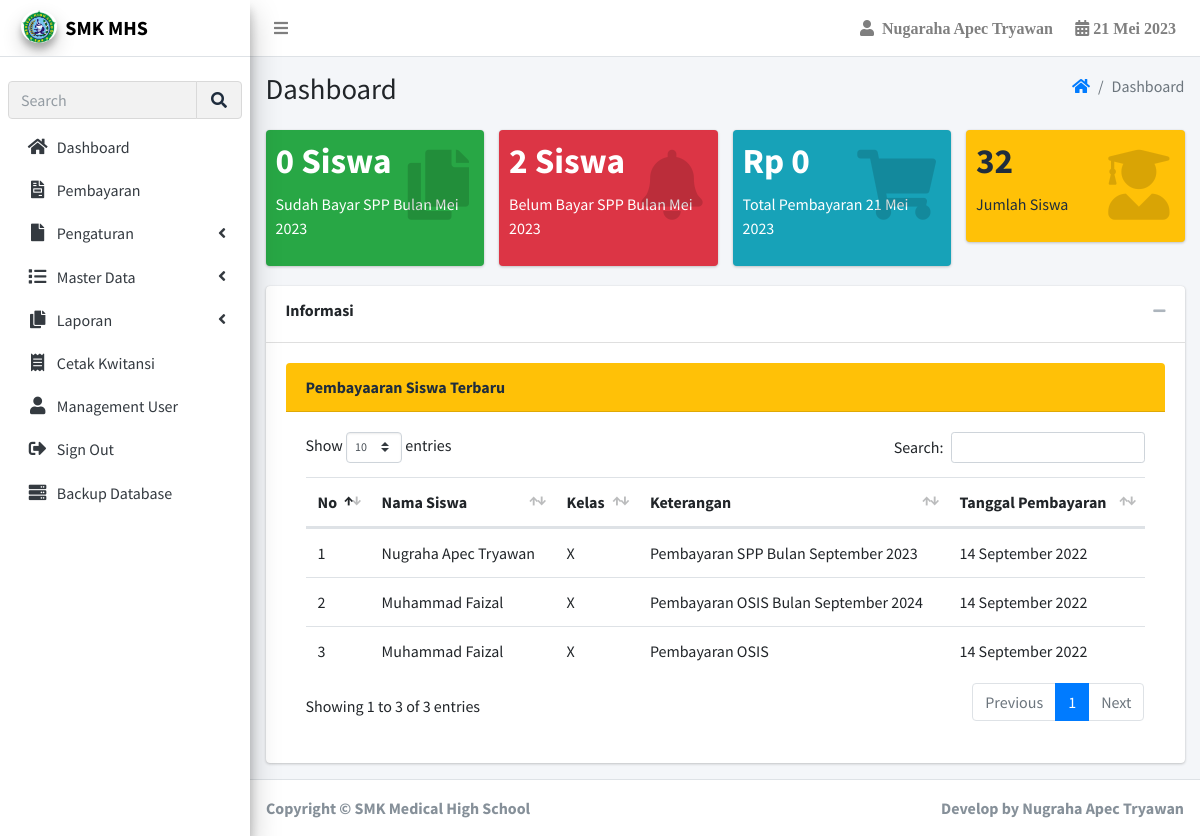
The page /admin/home (signed in) on the database its author committed.
### tables this page shows
CREATE TABLE `siswa` (
  `nisn` int(15) NOT NULL,
  `nis` int(15) NOT NULL,
  `nama_siswa` char(50) NOT NULL,
  `tempat` char(30) NOT NULL,
  `tanggal_lahir` date DEFAULT NULL,
  `ibu` char(50) NOT NULL,
  `ayah` char(50) NOT NULL,
  `jk` char(10) NOT NULL,
  `kelas` int(3) NOT NULL,
  `nohp` varchar(13) NOT NULL,
  `alamat` text NOT NULL,
  `status` int(1) NOT NULL,
  `id_tahun` int(10) NOT NULL,
  PRIMARY KEY (`nisn`)
);

CREATE TABLE `kelas` (
  `id_kelas` int(9) NOT NULL AUTO_INCREMENT,
  `nama_kelas` varchar(9) NOT NULL,
  PRIMARY KEY (`id_kelas`)
);

CREATE TABLE `pos` (
  `id_pos` int(10) NOT NULL AUTO_INCREMENT,
  `nama_pos` varchar(30) NOT NULL,
  `keterangan_pos` varchar(40) NOT NULL,
  PRIMARY KEY (`id_pos`)
);

CREATE TABLE `bulan` (
  `id_bulan` int(10) NOT NULL AUTO_INCREMENT,
  `nama_bulan` char(30) NOT NULL,
  PRIMARY KEY (`id_bulan`)
);

CREATE TABLE `tahun` (
  `id_tahun` int(4) NOT NULL AUTO_INCREMENT,
  `tahun_awal` int(6) NOT NULL,
  `tahun_akhir` int(6) NOT NULL,
  PRIMARY KEY (`id_tahun`)
);

CREATE TABLE `coba` (
  `id_coba` int(10) NOT NULL AUTO_INCREMENT,
  `id_pos` int(3) NOT NULL,
  `nisn` int(20) NOT NULL,
  `id_kelas` int(10) NOT NULL,
  `id_bulan` int(10) NOT NULL,
  `id_tahun` int(3) NOT NULL,
  `biaya` int(20) NOT NULL,
  `status_pay` int(1) NOT NULL,
  `tanggal` date NOT NULL,
  PRIMARY KEY (`id_coba`)
);

CREATE TABLE `lain_pay_proses` (
  `id_proses` int(20) NOT NULL AUTO_INCREMENT,
  `nisn` int(20) NOT NULL,
  `nis` int(20) NOT NULL,
  `id_pay` int(20) NOT NULL,
  `id_kelas_pay` int(20) NOT NULL,
  `id_tahun_pay` int(20) NOT NULL,
  `tanggal` date NOT NULL,
  `biaya` int(20) NOT NULL,
  `keterangan` varchar(100) NOT NULL,
  `status_pay` int(1) NOT NULL,
  PRIMARY KEY (`id_proses`)
);

### dist/indo1.php (called while the page is built)
<?php
function tgl_indo($tanggal)
{
	$bulan = array(
		1 =>   'Januari',
		'Februari',
		'Maret',
		'April',
		'Mei',
		'Juni',
		'Juli',
		'Agustus',
		'September',
		'Oktober',
		'November',
		'Desember'
	);
	$pecahkan = explode('-', $tanggal);
	return $pecahkan[2] . ' ' . $bulan[(int)$pecahkan[1]] . ' ' . $pecahkan[0];
}

### dist/indo.php (called while the page is built)
<?php
function indo($tanggal)
{
	$bulan = array(
		1 =>   'Januari',
		'Februari',
		'Maret',
		'April',
		'Mei',
		'Juni',
		'Juli',
		'Agustus',
		'September',
		'Oktober',
		'November',
		'Desember'
	);
	$pecahkan = explode('-', $tanggal);
	return $bulan[(int)$pecahkan[1]] . ' ' . $pecahkan[0];
}

### admin/home.php (the view, shortened to what this page needs)
<?php
require '../conn/config.php';
include '../dist/header.php';
include '../dist/nav.php';
include '../dist/sidebar.php';
include '../dist/indo.php';
$date = date('m');
$tanggal = date('Y-m-d');
?>
<div class="content-wrapper">
  <div class="content-header">
    <div class="container-fluid">
      <div class="row mb-2">
        <div class="col-sm-6">
          <h1 class="m-0">Dashboard</h1>
        </div>
        <div class="col-sm-6">
          <ol class="breadcrumb float-sm-right">
            <li class="breadcrumb-item"><a href="home"><i class="fas fa-home"></i></a></li>
            <li class="breadcrumb-item active">Dashboard</li>
          </ol>
        </div>
      </div>
    </div>
  </div>
  <section class="content">
    <div class="container-fluid">
      <div class="row">
        <?php
        $result = $koneksi->query("SELECT COUNT(*) FROM coba WHERE nisn AND id_pos ='2' AND status_pay = '1' AND id_bulan = $date");
        $data = $result->fetch_row();
        ?>
        <div class="col-12 col-sm-6 col-md-3">
          <div class="small-box bg-success">
            <div class="inner">
              <h3> <?= $data[0] ?> Siswa </h3>
              <p>Sudah Bayar SPP Bulan <?php echo indo(date('Y-m')); ?></p>
            </div>
            <div class="icon">
              <i class="fas fa-copy"></i>
            </div>
          </div>
        </div>
        <?php
        $result = $koneksi->query("SELECT COUNT(*) FROM coba WHERE nisn AND id_pos ='2' AND status_pay = '0' AND id_bulan = $date");
        $data = $result->fetch_row();
        ?>
        <div class="col-12 col-sm-6 col-md-3">
          <div class="small-box bg-danger">
            <div class="inner">
              <h3> <?= $data[0] ?> Siswa </h3>
              <p>Belum Bayar SPP Bulan <?php echo indo(date('Y-m')); ?></p>
            </div>
            <div class="icon">
              <i class="fas fa-bell"></i>
            </div>
          </div>
        </div>
        <?php
        $query = mysqli_query($koneksi, "SELECT SUM(biaya) AS total FROM coba WHERE nisn AND tanggal = '$tanggal' AND status_pay = '1'");
        $data = mysqli_fetch_array($query);
        $query1 = mysqli_query($koneksi, "SELECT SUM(biaya) AS total FROM lain_pay_proses WHERE nisn AND tanggal = '$tanggal' AND status_pay = '1'");
        $data1 = mysqli_fetch_array($query1);
        ?>
        <div class="col-12 col-sm-6 col-md-3">
          <div class="small-box bg-info">
            <div class="inner">
              <h3 class="numeric"><?= $data['total'] + $data1['total'] ?> </h3>
              <p>Total Pembayaran <?= tgl_indo(date('Y-m-d')) ?></p>
            </div>
            <div class="icon">
              <i class="fas fa-shopping-cart"></i>
            </div>
          </div>
        </div>
        <?php
        $result = $koneksi->query("SELECT COUNT(*) FROM siswa");
        $row = $result->fetch_row();
        ?>
        <div class="col-12 col-sm-6 col-md-3">
          <a href="master_siswa" class="small-box bg-warning">
            <div class="inner">
              <h3><?= $row['0'] ?> </h3>
              <p>Jumlah Siswa</p>
            </div>
            <div class="icon">
              <i class="fas fa-user-graduate"></i>
            </div>
          </a>
        </div>
      </div>
      <div class="row">
        <div class="col-md-12">
          <div class="card">
            <div class="card-header">
              <label>Informasi</label>
              <div class="card-tools">
                <button type="button" class="btn btn-tool" data-card-widget="collapse">
                  <i class="fas fa-minus"></i>
                </button>
              </div>
            </div>
            <div class="card-body">
              <div class="row">
                <div class="col-md-12">
                  <div class="card-header bg-warning">
                    <strong>Pembayaaran Siswa Terbaru</strong>
                  </div>
                  <div class="card-body">
                    <table id="example2" class="table table-reaponsive">
                      <thead>
                        <tr>
                          <th>
                            No
                          </th>
                          <th>
                            Nama Siswa
                          </th>
                          <th>
                            Kelas
                          </th>
                          <th>
                            Keterangan
                          </th>
                          <th>
                            Tanggal Pembayaran
                          </th>
                        </tr>
                      </thead>
                      <tbody>
                        <?php
                        $no = 1;
                        $query = mysqli_query($koneksi, "SELECT * FROM siswa
                     INNER JOIN coba ON siswa.nisn = coba.nisn
                     INNER JOIN pos ON coba.id_pos = pos.id_pos
                     INNER JOIN bulan ON coba.id_bulan = bulan.id_bulan
                     INNER JOIN tahun ON coba.id_tahun = tahun.id_tahun
                     INNER JOIN kelas ON kelas.id_kelas = siswa.kelas
                     WHERE coba.status_pay ='1' ORDER BY tanggal DESC");
                        while ($data = mysqli_fetch_array($query)) {
                        ?>
                          <tr>
                            <td><?= $no++; ?></td>
                            <td><?= $data['nama_siswa'] ?></td>
                            <td><?= $data['nama_kelas'] ?> </td>
                            <td>Pembayaran <?= $data['nama_pos'] ?> Bulan <?= $data['nama_bulan'] ?> <?= $data['tahun_awal'] ?> </td>
                            <td><?= tgl_indo(date($data['tanggal'])) ?></td>
                          </tr>
                        <?php } ?>
                        <?php
                        $query = mysqli_query($koneksi, "SELECT * FROM siswa
                     INNER JOIN lain_pay_proses ON siswa.nisn = lain_pay_proses.nisn
                     INNER JOIN pos ON lain_pay_proses.id_pay = pos.id_pos
                     INNER JOIN kelas ON siswa.kelas = kelas.id_kelas
                     WHERE lain_pay_proses.status_pay ='1' ORDER BY tanggal DESC");
                        while ($data = mysqli_fetch_array($query)) {
                        ?>
                          <tr>
                            <td><?= $no++; ?></td>
                            <td><?= $data['nama_siswa'] ?></td>
                            <td><?= $data['nama_kelas'] ?> </td>
                            <td>Pembayaran <?= $data['nama_pos'] ?> </td>
                            <td><?= tgl_indo(date($data['tanggal'])) ?></td>
                          </tr>
                        <?php } ?>
                      </tbody>
                    </table>
                  </div>
                </div>
              </div>
            </div>
          </div>
  </section>
</div>
</body>
<?php include '../dist/footer.php' ?>

### dist/header.php (shortened to what this page needs)
<!DOCTYPE html>
<html lang="en">
<head>
  <link rel="stylesheet" href="../plugins/fontawesome-free/css/all.min.css">
  <link rel="stylesheet" href="../plugins/overlayScrollbars/css/OverlayScrollbars.min.css">
  <link rel="stylesheet" href="../dist/css/adminlte.min.css">
  <link rel="stylesheet" href="../plugins/datatables-bs4/css/dataTables.bootstrap4.min.css">
  <link rel="stylesheet" href="../plugins/datatables-responsive/css/responsive.bootstrap4.min.css">
  <link rel="stylesheet" href="../plugins/datatables-buttons/css/buttons.bootstrap4.min.css">
  <link rel="stylesheet" href="../plugins/fullcalendar/main.css">
  <link rel="stylesheet" href="../plugins/sweetalert2-theme-bootstrap-4/bootstrap-4.min.css">
  <link rel="stylesheet" href="../plugins/toastr/toastr.min.css">
  <link rel="stylesheet" href="../plugins/daterangepicker/daterangepicker.css">
  <link rel="stylesheet" href="../plugins/icheck-bootstrap/icheck-bootstrap.min.css">
  <link rel="stylesheet" href="../plugins/bootstrap-colorpicker/css/bootstrap-colorpicker.min.css">
  <link rel="stylesheet" href="../plugins/tempusdominus-bootstrap-4/css/tempusdominus-bootstrap-4.min.css">
  <link rel="stylesheet" href="../plugins/select2/css/select2.min.css">
  <link rel="stylesheet" href="../plugins/select2-bootstrap4-theme/select2-bootstrap4.min.css">
  <link rel="stylesheet" href="../plugins/bootstrap4-duallistbox/bootstrap-duallistbox.min.css">
  <link rel="stylesheet" href="../plugins/bs-stepper/css/bs-stepper.min.css">
  <link rel="stylesheet" href="../plugins/dropzone/min/dropzone.min.css">

### dist/nav.php
<?php
include '../dist/indo1.php';
?>
<body class="hold-transition sidebar-mini layout-fixed layout-navbar-fixed layout-footer-fixed">
  <div class="wrapper">
    <nav class="main-header navbar navbar-expand navbar-white navbar-light">
      <ul class="navbar-nav">
        <li class="nav-item">
          <a class="nav-link" data-widget="pushmenu" href="#" role="button"><i class="fas fa-bars"></i></a>
        </li>
      </ul>
      <ul class="navbar-nav ml-auto">
        <li class="nav-item">
          <a class="nav-link" data-toggle="dropdown">
            <i class="fa fa-user">&nbsp; <?php echo $_SESSION['nama'] ?> </i> &nbsp;&nbsp;&nbsp;&nbsp;&nbsp;
            <i class="fas fa-calendar-alt"> <?php echo tgl_indo(date('Y-m-d')) ?></i>
          </a>
      </ul>
    </nav>

### dist/sidebar.php (shortened to what this page needs)
<aside class="main-sidebar sidebar-light-primary elevation-4">
  <a class="brand-link">
    <img src="../logo/logo.png" class="brand-image img-circle elevation-3" style="opacity: 1">
    <span class="brand-text font-weight-black"><b>SMK MHS</b></span>
  </a>
  <div class="sidebar">
    <div class="form-inline">
      <div class="input-group" data-widget="sidebar-search">
        <input class="form-control form-control-sidebar" type="search" placeholder="Search" aria-label="Search">
        <div class="input-group-append">
          <button class="btn btn-sidebar">
            <i class="fas fa-search fa-fw"></i>
          </button>
        </div>
      </div>
    </div>
    <nav class="mt-2">
      <ul class="nav nav-pills nav-sidebar flex-column" data-widget="treeview" role="menu" data-accordion="false">
        <li class="nav-item menu-open">
        <li class="nav-item">
          <a href="home" class="nav-link">
            <i class="fas fa-home nav-icon"></i>
            <p>Dashboard</p>
          </a>
        </li>
        </li>
        <li class="nav-item">
          <a href="pembayaran" class="nav-link">
            <i class="fas fa-file-invoice nav-icon"></i>
            <p>Pembayaran</p>
          </a>
        </li>
        <li class="nav-item">
          <a href="#" class="nav-link">
            <i class="fas fa-file nav-icon"></i>
            <p>
              Pengaturan
              <i class="fas fa-angle-left right"></i>
            </p>
          </a>
        </li>
        <li class="nav-item">
          <a href="#" class="nav-link">
            <i class="nav-icon fas fa-list"></i>
            <p>
              Master Data
              <i class="fas fa-angle-left right"></i>
            </p>
          </a>
        </li>
        <li class="nav-item">
          <a href="#" class="nav-link">
            <i class="nav-icon fas fa-copy"></i>
            <p>
              Laporan
              <i class="fas fa-angle-left right"></i>
            </p>
          </a>
        </li>
        <li class="nav-item">
          <a class="nav-link" href="kwitansi">
            <i class="nav-icon fa fa-receipt"></i>
            <p>
              Cetak Kwitansi
            </p>
          </a>
        </li>
        <li class="nav-item">
          <a href="user" class="nav-link">
            <i class="nav-icon fas fa-user"></i>
            <p>
              Management User
            </p>
          </a>
        </li>
        <li class="nav-item">
          <a class="nav-link" href="#" data-toggle="modal" data-target="#modal-default">
            <i class="nav-icon fa fa-sign-out-alt"></i>
            <p>
              Sign Out
            </p>
          </a>
        </li>
        <li class="nav-item">
          <a href="backup" class="nav-link">
            <i class="nav-icon fas fa-server"></i>
            <p>
              Backup Database
            </p>
          </a>
        </li>
      </ul>
    </nav>
  </div>
</aside>

### dist/footer.php
<footer class="main-footer ">
  <strong>Copyright &copy; SMK Medical High School</strong>
  <div class="float-right d-none d-sm-inline-block">
    <b>Develop by Nugraha Apec Tryawan</b>
  </div>
</footer>

### rows shown on the page
siswa: nama_siswa "Nugraha Apec Tryawan", kelas.nama_kelas "X", pos.nama_pos "SPP", bulan.nama_bulan "September", tahun.tahun_awal "2023", coba.tanggal "14 September 2022"
siswa: nama_siswa "Muhammad Faizal", kelas.nama_kelas "X", pos.nama_pos "OSIS", bulan.nama_bulan "September", tahun.tahun_awal "2024", coba.tanggal "14 September 2022", lain_pay_proses.tanggal "14 September 2022"

### other values the page prints
$_SESSION['nama'] "Nugaraha Apec Tryawan"
$data[0] "0"
$data[0] "2"
$row['0'] "32"
